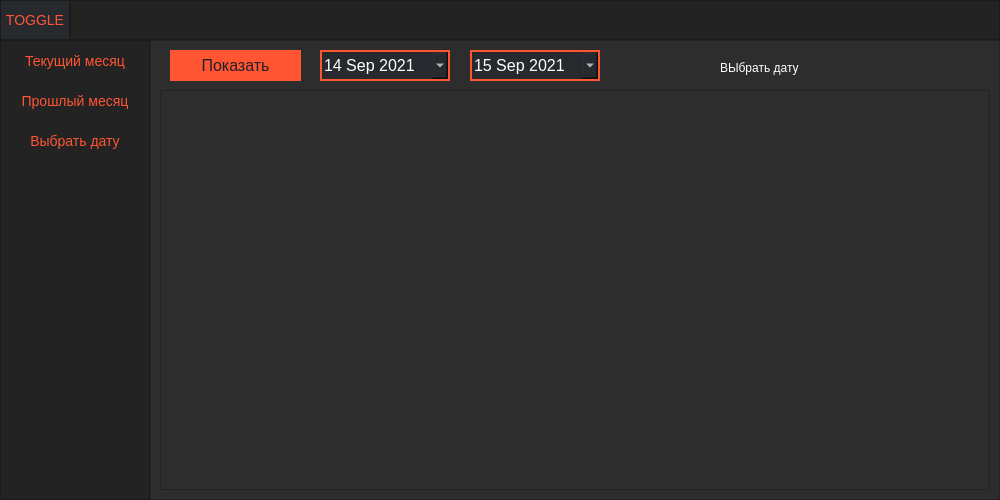
<?xml version="1.0" encoding="UTF-8"?>
<ui version="4.0">
 <class>MainWindow</class>
 <widget class="QMainWindow" name="MainWindow">
  <property name="geometry">
   <rect>
    <x>0</x>
    <y>0</y>
    <width>1000</width>
    <height>500</height>
   </rect>
  </property>
  <property name="minimumSize">
   <size>
    <width>1000</width>
    <height>500</height>
   </size>
  </property>
  <property name="windowTitle">
   <string>MainWindow</string>
  </property>
  <property name="styleSheet">
   <string notr="true">background-color: rgb(45, 45, 45);</string>
  </property>
  <widget class="QWidget" name="centralwidget">
   <layout class="QVBoxLayout" name="verticalLayout">
    <property name="spacing">
     <number>0</number>
    </property>
    <property name="leftMargin">
     <number>0</number>
    </property>
    <property name="topMargin">
     <number>0</number>
    </property>
    <property name="rightMargin">
     <number>0</number>
    </property>
    <property name="bottomMargin">
     <number>0</number>
    </property>
    <item>
     <widget class="QFrame" name="top_bar">
      <property name="minimumSize">
       <size>
        <width>0</width>
        <height>40</height>
       </size>
      </property>
      <property name="maximumSize">
       <size>
        <width>16777215</width>
        <height>40</height>
       </size>
      </property>
      <property name="styleSheet">
       <string notr="true">background-color: rgb(35, 35, 35);</string>
      </property>
      <property name="frameShape">
       <enum>QFrame::NoFrame</enum>
      </property>
      <property name="frameShadow">
       <enum>QFrame::Raised</enum>
      </property>
      <layout class="QHBoxLayout" name="horizontalLayout">
       <property name="spacing">
        <number>0</number>
       </property>
       <property name="leftMargin">
        <number>0</number>
       </property>
       <property name="topMargin">
        <number>0</number>
       </property>
       <property name="rightMargin">
        <number>0</number>
       </property>
       <property name="bottomMargin">
        <number>0</number>
       </property>
       <item>
        <widget class="QFrame" name="frame_toogle">
         <property name="maximumSize">
          <size>
           <width>70</width>
           <height>40</height>
          </size>
         </property>
         <property name="styleSheet">
          <string notr="true">background-color: rgb(35, 35, 35);</string>
         </property>
         <property name="frameShape">
          <enum>QFrame::StyledPanel</enum>
         </property>
         <property name="frameShadow">
          <enum>QFrame::Raised</enum>
         </property>
         <layout class="QVBoxLayout" name="verticalLayout_2">
          <property name="spacing">
           <number>0</number>
          </property>
          <property name="leftMargin">
           <number>0</number>
          </property>
          <property name="topMargin">
           <number>0</number>
          </property>
          <property name="rightMargin">
           <number>0</number>
          </property>
          <property name="bottomMargin">
           <number>0</number>
          </property>
          <item>
           <widget class="QPushButton" name="btn_toggle">
            <property name="sizePolicy">
             <sizepolicy hsizetype="Expanding" vsizetype="Expanding">
              <horstretch>0</horstretch>
              <verstretch>0</verstretch>
             </sizepolicy>
            </property>
            <property name="styleSheet">
             <string notr="true">QPushButton {
                                         
    background-color: #262a2f;
    border-style: solid;
    border-width: 0px;
    border-radius: 0px;
    border-color: #ff5533;
    font:  14px;
    padding: 0px;
    color:  #ff5533;
}
QPushButton:hover {
    background:  #ff5533;
    color:#262a2f;
} 
QPushButton:pressed {                              
   background: #262a2f;
   border-style: solid; 
   color:#ff5533;
}</string>
            </property>
            <property name="text">
             <string>TOGGLE</string>
            </property>
           </widget>
          </item>
         </layout>
        </widget>
       </item>
       <item>
        <widget class="QFrame" name="frame_top">
         <property name="minimumSize">
          <size>
           <width>0</width>
           <height>40</height>
          </size>
         </property>
         <property name="frameShape">
          <enum>QFrame::StyledPanel</enum>
         </property>
         <property name="frameShadow">
          <enum>QFrame::Raised</enum>
         </property>
        </widget>
       </item>
      </layout>
     </widget>
    </item>
    <item>
     <widget class="QFrame" name="content">
      <property name="frameShape">
       <enum>QFrame::NoFrame</enum>
      </property>
      <property name="frameShadow">
       <enum>QFrame::Raised</enum>
      </property>
      <layout class="QHBoxLayout" name="horizontalLayout_2">
       <property name="spacing">
        <number>0</number>
       </property>
       <property name="leftMargin">
        <number>0</number>
       </property>
       <property name="topMargin">
        <number>0</number>
       </property>
       <property name="rightMargin">
        <number>0</number>
       </property>
       <property name="bottomMargin">
        <number>0</number>
       </property>
       <item>
        <widget class="QFrame" name="frame_left_menu">
         <property name="minimumSize">
          <size>
           <width>150</width>
           <height>0</height>
          </size>
         </property>
         <property name="maximumSize">
          <size>
           <width>70</width>
           <height>16777215</height>
          </size>
         </property>
         <property name="styleSheet">
          <string notr="true">background-color: rgb(35, 35, 35);</string>
         </property>
         <property name="frameShape">
          <enum>QFrame::StyledPanel</enum>
         </property>
         <property name="frameShadow">
          <enum>QFrame::Raised</enum>
         </property>
         <layout class="QVBoxLayout" name="verticalLayout_3">
          <property name="spacing">
           <number>0</number>
          </property>
          <property name="leftMargin">
           <number>0</number>
          </property>
          <property name="topMargin">
           <number>0</number>
          </property>
          <property name="rightMargin">
           <number>0</number>
          </property>
          <property name="bottomMargin">
           <number>0</number>
          </property>
          <item alignment="Qt::AlignTop">
           <widget class="QFrame" name="frame_top_menus">
            <property name="frameShape">
             <enum>QFrame::NoFrame</enum>
            </property>
            <property name="frameShadow">
             <enum>QFrame::Raised</enum>
            </property>
            <layout class="QVBoxLayout" name="verticalLayout_4">
             <property name="spacing">
              <number>0</number>
             </property>
             <property name="leftMargin">
              <number>0</number>
             </property>
             <property name="topMargin">
              <number>0</number>
             </property>
             <property name="rightMargin">
              <number>0</number>
             </property>
             <property name="bottomMargin">
              <number>0</number>
             </property>
             <item>
              <widget class="QPushButton" name="btn_cur_mon">
               <property name="minimumSize">
                <size>
                 <width>0</width>
                 <height>40</height>
                </size>
               </property>
               <property name="styleSheet">
                <string notr="true">QPushButton {
                                         
    background-color: #232323;
    border-style: solid;
    border-width: 0px;
    border-radius: 0px;
    border-color: #ff5533;
    font:  14px;
    padding: 0px;
    color:  #ff5533;
}
QPushButton:hover {
    background:  #ff5533;
    color:#262a2f;
} 
QPushButton:pressed {                              
   background: #262a2f;
   border-style: solid; 
   color:#ff5533;
}</string>
               </property>
               <property name="text">
                <string>Текущий месяц</string>
               </property>
              </widget>
             </item>
             <item>
              <widget class="QPushButton" name="btn_prev_mon">
               <property name="minimumSize">
                <size>
                 <width>0</width>
                 <height>40</height>
                </size>
               </property>
               <property name="styleSheet">
                <string notr="true">QPushButton {
                                         
    background-color: #232323;
    border-style: solid;
    border-width: 0px;
    border-radius: 0px;
    border-color: #ff5533;
    font:  14px;
    padding: 0px;
    color:  #ff5533;
}
QPushButton:hover {
    background:  #ff5533;
    color:#262a2f;
} 
QPushButton:pressed {                              
   background: #262a2f;
   border-style: solid; 
   color:#ff5533;
}</string>
               </property>
               <property name="text">
                <string>Прошлый месяц</string>
               </property>
              </widget>
             </item>
             <item>
              <widget class="QPushButton" name="btn_select_date">
               <property name="minimumSize">
                <size>
                 <width>0</width>
                 <height>40</height>
                </size>
               </property>
               <property name="styleSheet">
                <string notr="true">QPushButton {
                                         
    background-color:#232323;
    border-style: solid;
    border-width: 0px;
    border-radius: 0px;
    border-color: #ff5533;
    font:  14px;
    padding: 0px;
    color:  #ff5533;
}
QPushButton:hover {
    background:  #ff5533;
    color:#262a2f;
} 
QPushButton:pressed {                              
   background: #262a2f;
   border-style: solid; 
   color:#ff5533;
}</string>
               </property>
               <property name="text">
                <string>Выбрать дату</string>
               </property>
              </widget>
             </item>
            </layout>
           </widget>
          </item>
         </layout>
        </widget>
       </item>
       <item>
        <widget class="QFrame" name="frame_pages">
         <property name="frameShape">
          <enum>QFrame::StyledPanel</enum>
         </property>
         <property name="frameShadow">
          <enum>QFrame::Raised</enum>
         </property>
         <layout class="QVBoxLayout" name="verticalLayout_5">
          <item>
           <widget class="QStackedWidget" name="Pages_Widjet">
            <property name="minimumSize">
             <size>
              <width>0</width>
              <height>40</height>
             </size>
            </property>
            <property name="currentIndex">
             <number>0</number>
            </property>
            <widget class="QWidget" name="selected_data_page">
             <layout class="QVBoxLayout" name="verticalLayout_10">
              <property name="spacing">
               <number>0</number>
              </property>
              <property name="leftMargin">
               <number>0</number>
              </property>
              <property name="topMargin">
               <number>0</number>
              </property>
              <property name="rightMargin">
               <number>0</number>
              </property>
              <property name="bottomMargin">
               <number>0</number>
              </property>
              <item>
               <widget class="QFrame" name="options_frame_selected">
                <property name="minimumSize">
                 <size>
                  <width>0</width>
                  <height>40</height>
                 </size>
                </property>
                <property name="maximumSize">
                 <size>
                  <width>16777215</width>
                  <height>40</height>
                 </size>
                </property>
                <property name="styleSheet">
                 <string notr="true">background-color: rgb(45, 45, 45);</string>
                </property>
                <property name="frameShape">
                 <enum>QFrame::NoFrame</enum>
                </property>
                <property name="frameShadow">
                 <enum>QFrame::Raised</enum>
                </property>
                <widget class="QPushButton" name="update_selected_date">
                 <property name="geometry">
                  <rect>
                   <x>10</x>
                   <y>0</y>
                   <width>131</width>
                   <height>31</height>
                  </rect>
                 </property>
                 <property name="styleSheet">
                  <string notr="true">QPushButton {
                                         
    background-color: #ff5533;
    border-style: solid;
    border-width: 2px;
    border-radius: 0px;
    border-color: #ff5533;
    font:  16px;
    min-width: 5em;
    padding: 0px;
    color: #1e2027;
}
QPushButton:hover {
    background: #262a2f; 
    color:#ff5533;
} 
QPushButton:pressed {                              
   background: #262a2f;
   border-style: solid; 
   color:#ff5533;
}</string>
                 </property>
                 <property name="text">
                  <string>Показать</string>
                 </property>
                </widget>
                <widget class="QLabel" name="label_5">
                 <property name="geometry">
                  <rect>
                   <x>560</x>
                   <y>10</y>
                   <width>131</width>
                   <height>16</height>
                  </rect>
                 </property>
                 <property name="styleSheet">
                  <string notr="true">color: rgb(255, 255, 255);</string>
                 </property>
                 <property name="text">
                  <string>ВЫбрать дату</string>
                 </property>
                </widget>
                <widget class="QDateEdit" name="date_in">
                 <property name="geometry">
                  <rect>
                   <x>160</x>
                   <y>0</y>
                   <width>130</width>
                   <height>31</height>
                  </rect>
                 </property>
                 <property name="styleSheet">
                  <string notr="true">QDateEdit {                                  
    background-color: #262a2f; 
    border-style: solid;
    border-width: 2px;
    border-radius: 0px;
    border-color: #ff5533;
    font:  16px;
    min-width: 5em;
    padding: 0px;
    color: #ffffff; 
}




</string>
                 </property>
                 <property name="wrapping">
                  <bool>false</bool>
                 </property>
                 <property name="frame">
                  <bool>true</bool>
                 </property>
                 <property name="alignment">
                  <set>Qt::AlignLeading|Qt::AlignLeft|Qt::AlignVCenter</set>
                 </property>
                 <property name="readOnly">
                  <bool>false</bool>
                 </property>
                 <property name="buttonSymbols">
                  <enum>QAbstractSpinBox::PlusMinus</enum>
                 </property>
                 <property name="accelerated">
                  <bool>false</bool>
                 </property>
                 <property name="showGroupSeparator" stdset="0">
                  <bool>true</bool>
                 </property>
                 <property name="dateTime">
                  <datetime>
                   <hour>0</hour>
                   <minute>0</minute>
                   <second>0</second>
                   <year>2021</year>
                   <month>9</month>
                   <day>14</day>
                  </datetime>
                 </property>
                 <property name="minimumDate">
                  <date>
                   <year>2021</year>
                   <month>1</month>
                   <day>1</day>
                  </date>
                 </property>
                 <property name="maximumTime">
                  <time>
                   <hour>0</hour>
                   <minute>0</minute>
                   <second>0</second>
                  </time>
                 </property>
                 <property name="calendarPopup">
                  <bool>true</bool>
                 </property>
                 <property name="timeSpec">
                  <enum>Qt::TimeZone</enum>
                 </property>
                </widget>
                <widget class="QDateEdit" name="date_out">
                 <property name="geometry">
                  <rect>
                   <x>310</x>
                   <y>0</y>
                   <width>130</width>
                   <height>31</height>
                  </rect>
                 </property>
                 <property name="styleSheet">
                  <string notr="true">QDateEdit {
                                         
    background-color: #262a2f; 
    border-style: solid;
    border-width: 2px;
    border-radius: 0px;
    border-color: #ff5533;
    font:  16px;
    min-width: 5em;
    padding: 0px;
    color: #ffffff; 
}




</string>
                 </property>
                 <property name="wrapping">
                  <bool>false</bool>
                 </property>
                 <property name="frame">
                  <bool>true</bool>
                 </property>
                 <property name="alignment">
                  <set>Qt::AlignLeading|Qt::AlignLeft|Qt::AlignVCenter</set>
                 </property>
                 <property name="readOnly">
                  <bool>false</bool>
                 </property>
                 <property name="buttonSymbols">
                  <enum>QAbstractSpinBox::PlusMinus</enum>
                 </property>
                 <property name="accelerated">
                  <bool>false</bool>
                 </property>
                 <property name="showGroupSeparator" stdset="0">
                  <bool>true</bool>
                 </property>
                 <property name="dateTime">
                  <datetime>
                   <hour>0</hour>
                   <minute>0</minute>
                   <second>0</second>
                   <year>2021</year>
                   <month>9</month>
                   <day>15</day>
                  </datetime>
                 </property>
                 <property name="minimumDate">
                  <date>
                   <year>2021</year>
                   <month>1</month>
                   <day>1</day>
                  </date>
                 </property>
                 <property name="maximumTime">
                  <time>
                   <hour>0</hour>
                   <minute>0</minute>
                   <second>0</second>
                  </time>
                 </property>
                 <property name="calendarPopup">
                  <bool>true</bool>
                 </property>
                 <property name="date">
                  <date>
                   <year>2021</year>
                   <month>9</month>
                   <day>15</day>
                  </date>
                 </property>
                </widget>
               </widget>
              </item>
              <item>
               <widget class="QFrame" name="plot_frame_selected">
                <property name="frameShape">
                 <enum>QFrame::StyledPanel</enum>
                </property>
                <property name="frameShadow">
                 <enum>QFrame::Raised</enum>
                </property>
                <layout class="QVBoxLayout" name="verticalLayout_11">
                 <property name="spacing">
                  <number>0</number>
                 </property>
                 <property name="leftMargin">
                  <number>0</number>
                 </property>
                 <property name="topMargin">
                  <number>0</number>
                 </property>
                 <property name="rightMargin">
                  <number>0</number>
                 </property>
                 <property name="bottomMargin">
                  <number>0</number>
                 </property>
                 <item>
                  <widget class="QWidget" name="selected_plot_widget" native="true">
                   <property name="sizePolicy">
                    <sizepolicy hsizetype="Preferred" vsizetype="Preferred">
                     <horstretch>0</horstretch>
                     <verstretch>0</verstretch>
                    </sizepolicy>
                   </property>
                   <property name="styleSheet">
                    <string notr="true">
background-color: rgb(45, 45, 45);</string>
                   </property>
                  </widget>
                 </item>
                </layout>
               </widget>
              </item>
             </layout>
            </widget>
            <widget class="QWidget" name="curr_mon_page">
             <layout class="QVBoxLayout" name="verticalLayout_6">
              <property name="spacing">
               <number>0</number>
              </property>
              <property name="leftMargin">
               <number>0</number>
              </property>
              <property name="topMargin">
               <number>0</number>
              </property>
              <property name="rightMargin">
               <number>0</number>
              </property>
              <property name="bottomMargin">
               <number>0</number>
              </property>
              <item>
               <widget class="QFrame" name="options_frame_curr">
                <property name="minimumSize">
                 <size>
                  <width>0</width>
                  <height>40</height>
                 </size>
                </property>
                <property name="maximumSize">
                 <size>
                  <width>16777215</width>
                  <height>40</height>
                 </size>
                </property>
                <property name="styleSheet">
                 <string notr="true">background-color: rgb(45, 45, 45);</string>
                </property>
                <property name="frameShape">
                 <enum>QFrame::NoFrame</enum>
                </property>
                <property name="frameShadow">
                 <enum>QFrame::Raised</enum>
                </property>
                <widget class="QPushButton" name="update_curr_mon">
                 <property name="geometry">
                  <rect>
                   <x>10</x>
                   <y>0</y>
                   <width>131</width>
                   <height>31</height>
                  </rect>
                 </property>
                 <property name="styleSheet">
                  <string notr="true">QPushButton {
                                         
    background-color: #ff5533;
    border-style: solid;
    border-width: 2px;
    border-radius: 0px;
    border-color: #ff5533;
    font:  16px;
    min-width: 5em;
    padding: 0px;
    color: #1e2027;
}
QPushButton:hover {
    background: #262a2f; 
    color:#ff5533;
} 
QPushButton:pressed {                              
   background: #262a2f;
   border-style: solid; 
   color:#ff5533;
}</string>
                 </property>
                 <property name="text">
                  <string>Показать</string>
                 </property>
                </widget>
                <widget class="QLabel" name="label">
                 <property name="geometry">
                  <rect>
                   <x>290</x>
                   <y>10</y>
                   <width>131</width>
                   <height>16</height>
                  </rect>
                 </property>
                 <property name="styleSheet">
                  <string notr="true">color: rgb(255, 255, 255);</string>
                 </property>
                 <property name="text">
                  <string>Текущий месяц</string>
                 </property>
                </widget>
               </widget>
              </item>
              <item>
               <widget class="QFrame" name="plot_frame_curr">
                <property name="styleSheet">
                 <string notr="true">
background-color: rgb(45, 45, 45);</string>
                </property>
                <property name="frameShape">
                 <enum>QFrame::NoFrame</enum>
                </property>
                <property name="frameShadow">
                 <enum>QFrame::Raised</enum>
                </property>
                <layout class="QVBoxLayout" name="verticalLayout_9">
                 <property name="spacing">
                  <number>0</number>
                 </property>
                 <property name="leftMargin">
                  <number>0</number>
                 </property>
                 <property name="topMargin">
                  <number>0</number>
                 </property>
                 <property name="rightMargin">
                  <number>0</number>
                 </property>
                 <property name="bottomMargin">
                  <number>0</number>
                 </property>
                 <item>
                  <widget class="QWidget" name="curr_plot_widget" native="true">
                   <property name="sizePolicy">
                    <sizepolicy hsizetype="Preferred" vsizetype="Preferred">
                     <horstretch>0</horstretch>
                     <verstretch>0</verstretch>
                    </sizepolicy>
                   </property>
                   <property name="styleSheet">
                    <string notr="true">
background-color: rgb(45, 45, 45);</string>
                   </property>
                   <widget class="QLabel" name="label_3">
                    <property name="geometry">
                     <rect>
                      <x>370</x>
                      <y>120</y>
                      <width>131</width>
                      <height>16</height>
                     </rect>
                    </property>
                    <property name="styleSheet">
                     <string notr="true">color: rgb(255, 255, 255);</string>
                    </property>
                    <property name="text">
                     <string>Текущий месяц</string>
                    </property>
                   </widget>
                  </widget>
                 </item>
                </layout>
               </widget>
              </item>
             </layout>
            </widget>
            <widget class="QWidget" name="prev_mon_page">
             <layout class="QVBoxLayout" name="verticalLayout_7">
              <property name="spacing">
               <number>0</number>
              </property>
              <property name="leftMargin">
               <number>0</number>
              </property>
              <property name="topMargin">
               <number>0</number>
              </property>
              <property name="rightMargin">
               <number>0</number>
              </property>
              <property name="bottomMargin">
               <number>0</number>
              </property>
              <item>
               <widget class="QFrame" name="options_frame_prev">
                <property name="minimumSize">
                 <size>
                  <width>0</width>
                  <height>40</height>
                 </size>
                </property>
                <property name="maximumSize">
                 <size>
                  <width>16777215</width>
                  <height>40</height>
                 </size>
                </property>
                <property name="styleSheet">
                 <string notr="true">background-color: rgb(45, 45, 45);</string>
                </property>
                <property name="frameShape">
                 <enum>QFrame::NoFrame</enum>
                </property>
                <property name="frameShadow">
                 <enum>QFrame::Raised</enum>
                </property>
                <widget class="QPushButton" name="update_prev_mon">
                 <property name="geometry">
                  <rect>
                   <x>10</x>
                   <y>0</y>
                   <width>131</width>
                   <height>31</height>
                  </rect>
                 </property>
                 <property name="styleSheet">
                  <string notr="true">QPushButton {
                                         
    background-color: #ff5533;
    border-style: solid;
    border-width: 2px;
    border-radius: 0px;
    border-color: #ff5533;
    font:  16px;
    min-width: 5em;
    padding: 0px;
    color: #1e2027;
}
QPushButton:hover {
    background: #262a2f; 
    color:#ff5533;
} 
QPushButton:pressed {                              
   background: #262a2f;
   border-style: solid; 
   color:#ff5533;
}</string>
                 </property>
                 <property name="text">
                  <string>Показать</string>
                 </property>
                </widget>
                <widget class="QLabel" name="label_2">
                 <property name="geometry">
                  <rect>
                   <x>350</x>
                   <y>10</y>
                   <width>131</width>
                   <height>16</height>
                  </rect>
                 </property>
                 <property name="styleSheet">
                  <string notr="true">color: rgb(255, 255, 255);</string>
                 </property>
                 <property name="text">
                  <string>Прошлый месяц</string>
                 </property>
                </widget>
               </widget>
              </item>
              <item>
               <widget class="QFrame" name="plot_frame_prev">
                <property name="styleSheet">
                 <string notr="true">
background-color: rgb(45, 45, 45);</string>
                </property>
                <property name="frameShape">
                 <enum>QFrame::NoFrame</enum>
                </property>
                <property name="frameShadow">
                 <enum>QFrame::Raised</enum>
                </property>
                <layout class="QVBoxLayout" name="verticalLayout_8">
                 <property name="spacing">
                  <number>0</number>
                 </property>
                 <property name="leftMargin">
                  <number>0</number>
                 </property>
                 <property name="topMargin">
                  <number>0</number>
                 </property>
                 <property name="rightMargin">
                  <number>0</number>
                 </property>
                 <property name="bottomMargin">
                  <number>0</number>
                 </property>
                 <item>
                  <widget class="QWidget" name="prev_plot_widget" native="true">
                   <property name="sizePolicy">
                    <sizepolicy hsizetype="Preferred" vsizetype="Preferred">
                     <horstretch>0</horstretch>
                     <verstretch>0</verstretch>
                    </sizepolicy>
                   </property>
                   <property name="styleSheet">
                    <string notr="true">
background-color: rgb(45, 45, 45);</string>
                   </property>
                  </widget>
                 </item>
                </layout>
               </widget>
              </item>
             </layout>
            </widget>
           </widget>
          </item>
         </layout>
        </widget>
       </item>
      </layout>
     </widget>
    </item>
   </layout>
  </widget>
 </widget>
 <resources/>
 <connections/>
</ui>
